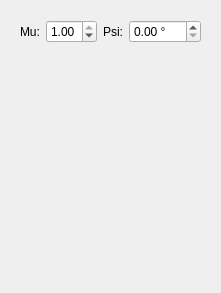
          <widget class="QWidget" name="pageMoveHelioprojectiveMuPsi">
           <layout class="QVBoxLayout" name="verticalLayout_11">
            <item>
             <widget class="QWidget" name="widget_5" native="true">
              <layout class="QGridLayout" name="gridLayout_13">
               <item row="0" column="2">
                <widget class="QLabel" name="label_39">
                 <property name="text">
                  <string>Psi:</string>
                 </property>
                </widget>
               </item>
               <item row="0" column="1">
                <widget class="QDoubleSpinBox" name="spinMoveHelioprojectiveRadialMu">
                 <property name="sizePolicy">
                  <sizepolicy hsizetype="Expanding" vsizetype="Fixed">
                   <horstretch>0</horstretch>
                   <verstretch>0</verstretch>
                  </sizepolicy>
                 </property>
                 <property name="suffix">
                  <string/>
                 </property>
                 <property name="minimum">
                  <double>0.000000000000000</double>
                 </property>
                 <property name="maximum">
                  <double>1.000000000000000</double>
                 </property>
                 <property name="singleStep">
                  <double>0.100000000000000</double>
                 </property>
                 <property name="value">
                  <double>1.000000000000000</double>
                 </property>
                </widget>
               </item>
               <item row="0" column="0">
                <widget class="QLabel" name="label_40">
                 <property name="text">
                  <string>Mu:</string>
                 </property>
                </widget>
               </item>
               <item row="0" column="3">
                <widget class="QDoubleSpinBox" name="spinMoveHelioprojectiveRadialPsi">
                 <property name="sizePolicy">
                  <sizepolicy hsizetype="Expanding" vsizetype="Fixed">
                   <horstretch>0</horstretch>
                   <verstretch>0</verstretch>
                  </sizepolicy>
                 </property>
                 <property name="suffix">
                  <string> °</string>
                 </property>
                 <property name="minimum">
                  <double>0.000000000000000</double>
                 </property>
                 <property name="maximum">
                  <double>359.000000000000000</double>
                 </property>
                </widget>
               </item>
              </layout>
             </widget>
            </item>
            <item>
             <spacer name="verticalSpacer_8">
              <property name="orientation">
               <enum>Qt::Vertical</enum>
              </property>
              <property name="sizeHint" stdset="0">
               <size>
                <width>20</width>
                <height>230</height>
               </size>
              </property>
             </spacer>
            </item>
           </layout>
          </widget>
